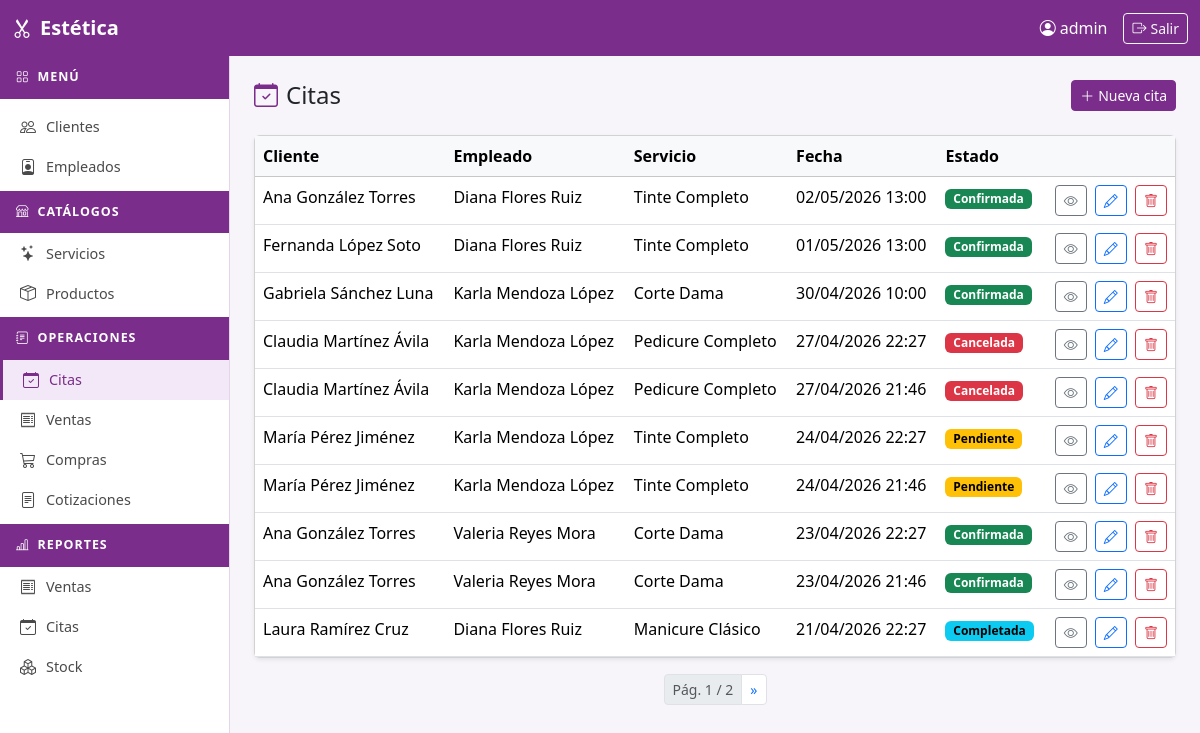
The page /operaciones/citas/ (signed in) on the database its author committed.
### apps/operaciones/models.py (models this page shows, shortened)
class Cita(models.Model):
    ESTADO_CHOICES = [
        ('pendiente', 'Pendiente'),
        ('confirmada', 'Confirmada'),
        ('completada', 'Completada'),
        ('cancelada', 'Cancelada'),
    ]
    cliente = models.ForeignKey(Cliente, on_delete=models.CASCADE, related_name='citas')
    empleado = models.ForeignKey(Empleado, on_delete=models.CASCADE, related_name='citas')
    servicio = models.ForeignKey(Servicio, on_delete=models.CASCADE, related_name='citas')
    fecha_inicio = models.DateTimeField()
    fecha_fin = models.DateTimeField()
    estado = models.CharField(max_length=20, choices=ESTADO_CHOICES, default='pendiente')
    activo = models.BooleanField(default=True)
    class Meta:
        verbose_name = 'Cita'
        verbose_name_plural = 'Citas'
        ordering = ['-fecha_inicio']

### apps/clientes/models.py (models this page shows)
class Cliente(models.Model):
    nombre = models.CharField(max_length=50)
    telefono = models.CharField(max_length=50)
    email = models.CharField(max_length=100, blank=True)
    fecha_registro = models.DateTimeField(auto_now_add=True)
    activo = models.BooleanField(default=True)
    class Meta:
        verbose_name = 'Cliente'
        verbose_name_plural = 'Clientes'
        ordering = ['nombre']
    def __str__(self):
        return self.nombre

### apps/empleados/models.py (models this page shows, shortened)
class Empleado(models.Model):
    ROL_CHOICES = [
        ('estilista', 'Estilista'),
        ('colorista', 'Colorista'),
        ('manicurista', 'Manicurista'),
        ('recepcionista', 'Recepcionista'),
        ('gerente', 'Gerente'),
    ]
    nombre = models.CharField(max_length=50)
    telefono = models.CharField(max_length=50)
    rol = models.CharField(max_length=50, choices=ROL_CHOICES)
    fecha_ingreso = models.DateField()
    activo = models.BooleanField(default=True)
    class Meta:
        verbose_name = 'Empleado'
        verbose_name_plural = 'Empleados'
        ordering = ['nombre']

### apps/servicios/models.py (models this page shows, shortened)
class Servicio(models.Model):
    CATEGORIA_CHOICES = [
        ('corte', 'Corte'),
        ('color', 'Color'),
        ('tratamiento', 'Tratamiento'),
        ('unas', 'Uñas'),
        ('maquillaje', 'Maquillaje'),
        ('otro', 'Otro'),
    ]
    nombre = models.CharField(max_length=50)
    categoria = models.CharField(max_length=50, choices=CATEGORIA_CHOICES)
    precio_base = models.DecimalField(max_digits=10, decimal_places=2)
    activo = models.BooleanField(default=True)
    class Meta:
        verbose_name = 'Servicio'
        verbose_name_plural = 'Servicios'
        ordering = ['categoria', 'nombre']

### apps/operaciones/views.py (the view)
# urls.py: path('citas/', views.cita_list, name='cita_list'),
@login_required
def cita_list(request):
    qs = Cita.objects.filter(activo=True).select_related('cliente', 'empleado', 'servicio')
    return render(request, 'operaciones/cita_list.html', {'citas': _paginate(qs, request)})

### apps/operaciones/views.py (called while the page is built)
def _paginate(queryset, request):
    paginator = Paginator(queryset, 10)
    page = request.GET.get('page')
    try:
        return paginator.page(page)
    except PageNotAnInteger:
        return paginator.page(1)
    except EmptyPage:
        return paginator.page(paginator.num_pages)

### templates/operaciones/cita_list.html (shortened to what this page needs)
{% extends "base.html" %}
{% block content %}
<div class="d-flex justify-content-between align-items-center mb-4">
  <h4 class="mb-0"><i class="bi bi-calendar-check me-2" style="color:#7b2d8b"></i>Citas</h4>
  <a href="{% url 'operaciones:cita_create' %}" class="btn btn-primary btn-sm"><i class="bi bi-plus-lg me-1"></i>Nueva cita</a>
</div>
<div class="card shadow-sm">
  <div class="card-body p-0">
    <table class="table table-hover mb-0">
      <thead class="table-light">
        <tr><th>Cliente</th><th>Empleado</th><th>Servicio</th><th>Fecha</th><th>Estado</th><th></th></tr>
      </thead>
      <tbody>
        {% for c in citas %}
        <tr>
          <td>{{ c.cliente }}</td>
          <td>{{ c.empleado.nombre }}</td>
          <td>{{ c.servicio.nombre }}</td>
          <td>{{ c.fecha_inicio|date:"d/m/Y H:i" }}</td>
          <td><span class="badge badge-{{ c.estado }}">{{ c.get_estado_display }}</span></td>
          <td class="text-end">
            <a href="{% url 'operaciones:cita_detail' c.pk %}" class="btn btn-sm btn-outline-secondary me-1"><i class="bi bi-eye"></i></a>
            <a href="{% url 'operaciones:cita_update' c.pk %}" class="btn btn-sm btn-outline-primary me-1"><i class="bi bi-pencil"></i></a>
            <a href="{% url 'operaciones:cita_delete' c.pk %}" class="btn btn-sm btn-outline-danger"><i class="bi bi-trash"></i></a>
          </td>
        </tr>
        {% empty %}
        <tr><td colspan="6" class="text-center text-muted py-4">Sin citas registradas.</td></tr>
        {% endfor %}
      </tbody>
    </table>
  </div>
</div>
{% if citas.has_other_pages %}
<nav class="mt-3">
  <ul class="pagination pagination-sm justify-content-center">
    <li class="page-item disabled"><a class="page-link">Pág. {{ citas.number }} / {{ citas.paginator.num_pages }}</a></li>
    {% if citas.has_next %}<li class="page-item"><a class="page-link" href="?page={{ citas.next_page_number }}">»</a></li>{% endif %}
  </ul>
</nav>
{% endif %}
{% endblock %}

### templates/base.html (shortened to what this page needs)
<!DOCTYPE html>
<html lang="es">
<head>
  <link rel="stylesheet" href="https://cdn.jsdelivr.net/npm/bootstrap@5.3.3/dist/css/bootstrap.min.css">
  <link rel="stylesheet" href="https://cdn.jsdelivr.net/npm/bootstrap-icons@1.11.3/font/bootstrap-icons.min.css">
</head>
<body>
<nav class="navbar navbar-estetica fixed-top">
  <div class="container-fluid">
    <a class="navbar-brand fw-bold fs-5" href="/">
      <i class="bi bi-scissors me-2"></i>Estética
    </a>
    {% if user.is_authenticated %}
    <div class="d-flex align-items-center gap-3">
      <span class="navbar-text">
        <i class="bi bi-person-circle me-1"></i>{{ user.get_full_name|default:user.username }}
      </span>
      <form method="post" action="/auth/logout/" class="m-0">
        <button type="submit" class="btn btn-sm btn-outline-light">
          <i class="bi bi-box-arrow-right me-1"></i>Salir
        </button>
      </form>
    </div>
    {% endif %}
  </div>
</nav>
{% if user.is_authenticated %}
<nav id="sidebar">
  <div class="sidebar-header"><i class="bi bi-grid me-2"></i>Menú</div>
  <ul class="nav flex-column py-2">
    <li class="nav-item">
      <a class="nav-link {% if request.resolver_match.app_name == 'clientes' %}active{% endif %}"
         href="{% url 'clientes:list' %}">
        <i class="bi bi-people"></i> Clientes
      </a>
    </li>
    <li class="nav-item">
      <a class="nav-link {% if request.resolver_match.app_name == 'empleados' %}active{% endif %}"
         href="{% url 'empleados:list' %}">
        <i class="bi bi-person-badge"></i> Empleados
      </a>
    </li>
    <div class="sidebar-header mt-1"><i class="bi bi-shop me-2"></i>Catálogos</div>
    <li class="nav-item">
      <a class="nav-link {% if 'servicio_list' in request.resolver_match.url_name %}active{% endif %}"
         href="{% url 'servicios:servicio_list' %}">
        <i class="bi bi-stars"></i> Servicios
      </a>
    </li>
    <li class="nav-item">
      <a class="nav-link {% if 'producto_list' in request.resolver_match.url_name %}active{% endif %}"
         href="{% url 'servicios:producto_list' %}">
        <i class="bi bi-box-seam"></i> Productos
      </a>
    </li>
    <div class="sidebar-header mt-1"><i class="bi bi-journal-text me-2"></i>Operaciones</div>
    <li class="nav-item">
      <a class="nav-link {% if 'cita' in request.resolver_match.url_name %}active{% endif %}"
         href="{% url 'operaciones:cita_list' %}">
        <i class="bi bi-calendar-check"></i> Citas
      </a>
    </li>
    <li class="nav-item">
      <a class="nav-link {% if 'venta' in request.resolver_match.url_name %}active{% endif %}"
         href="{% url 'operaciones:venta_list' %}">
        <i class="bi bi-receipt"></i> Ventas
      </a>
    </li>
    <li class="nav-item">
      <a class="nav-link {% if 'compra' in request.resolver_match.url_name %}active{% endif %}"
         href="{% url 'operaciones:compra_list' %}">
        <i class="bi bi-cart3"></i> Compras
      </a>
    </li>
    <li class="nav-item">
      <a class="nav-link {% if 'cotizacion' in request.resolver_match.url_name %}active{% endif %}"
         href="{% url 'operaciones:cotizacion_list' %}">
        <i class="bi bi-file-text"></i> Cotizaciones
      </a>
    </li>
    <div class="sidebar-header mt-1"><i class="bi bi-bar-chart-line me-2"></i>Reportes</div>
    <li class="nav-item">
      <a class="nav-link {% if request.resolver_match.url_name == 'reporte_ventas' %}active{% endif %}"
         href="{% url 'reporte_ventas' %}">
        <i class="bi bi-receipt"></i> Ventas
      </a>
    </li>
    <li class="nav-item">
      <a class="nav-link {% if request.resolver_match.url_name == 'reporte_citas' %}active{% endif %}"
         href="{% url 'reporte_citas' %}">
        <i class="bi bi-calendar-check"></i> Citas
      </a>
    </li>
    <li class="nav-item">
      <a class="nav-link {% if request.resolver_match.url_name == 'reporte_stock' %}active{% endif %}"
         href="{% url 'reporte_stock' %}">
        <i class="bi bi-boxes"></i> Stock
      </a>
    </li>
  </ul>
</nav>
{% endif %}
<main id="main-content">
  {% block content %}{% endblock %}
</main>
</body>
</html>

### templates/base.html (style rules this page uses)
:root { --color-primary: #7b2d8b; --color-primary-dark: #5e2069; --color-primary-light: #a94bb8; }
body { background-color: #f8f5fa; }
.navbar-estetica { background-color: var(--color-primary); }
.navbar-estetica .navbar-brand, .navbar-estetica .nav-link, .navbar-estetica .navbar-text { color: #fff !important; }
#sidebar { width: 230px; min-height: calc(100vh - 56px); background-color: #fff; border-right: 1px solid #e4d4ec; position: fixed; top: 56px; left: 0; overflow-y: auto; z-index: 100; }
#sidebar .sidebar-header { background-color: var(--color-primary); color: #fff; padding: 12px 16px; font-size: 0.78rem; text-transform: uppercase; letter-spacing: 0.08em; font-weight: 600; }
#sidebar .nav-link { color: #4a4a4a; padding: 8px 20px; font-size: 0.9rem; border-radius: 0; display: flex; align-items: center; gap: 10px; }
#sidebar .nav-link:hover, #sidebar .nav-link.active { background-color: #f3e8f7; color: var(--color-primary); border-left: 3px solid var(--color-primary); }
#sidebar .nav-link i { font-size: 1rem; }
#main-content { margin-left: 230px; margin-top: 56px; padding: 24px; min-height: calc(100vh - 56px); }
.btn-primary { background-color: var(--color-primary); border-color: var(--color-primary); }
.badge-pendiente { background-color: #ffc107; color: #000; }
.badge-confirmada { background-color: #198754; }
.badge-completada { background-color: #0dcaf0; color: #000; }
.badge-cancelada { background-color: #dc3545; }

### rows shown on the page
Cita: cliente "Ana González Torres", empleado.nombre "Diana Flores Ruiz", servicio.nombre "Tinte Completo", fecha_inicio "02/05/2026 13:00", estado "Confirmada"
Cita: cliente "Fernanda López Soto", empleado.nombre "Diana Flores Ruiz", servicio.nombre "Tinte Completo", fecha_inicio "01/05/2026 13:00", estado "Confirmada"
Cita: cliente "Gabriela Sánchez Luna", empleado.nombre "Karla Mendoza López", servicio.nombre "Corte Dama", fecha_inicio "30/04/2026 10:00", estado "Confirmada"
Cita: cliente "Claudia Martínez Ávila", empleado.nombre "Karla Mendoza López", servicio.nombre "Pedicure Completo", fecha_inicio "27/04/2026 22:27", estado "Cancelada"
Cita: cliente "Claudia Martínez Ávila", empleado.nombre "Karla Mendoza López", servicio.nombre "Pedicure Completo", fecha_inicio "27/04/2026 21:46", estado "Cancelada"
Cita: cliente "María Pérez Jiménez", empleado.nombre "Karla Mendoza López", servicio.nombre "Tinte Completo", fecha_inicio "24/04/2026 22:27", estado "Pendiente"
Cita: cliente "María Pérez Jiménez", empleado.nombre "Karla Mendoza López", servicio.nombre "Tinte Completo", fecha_inicio "24/04/2026 21:46", estado "Pendiente"
Cita: cliente "Ana González Torres", empleado.nombre "Valeria Reyes Mora", servicio.nombre "Corte Dama", fecha_inicio "23/04/2026 22:27", estado "Confirmada"
Cita: cliente "Ana González Torres", empleado.nombre "Valeria Reyes Mora", servicio.nombre "Corte Dama", fecha_inicio "23/04/2026 21:46", estado "Confirmada"
Cita: cliente "Laura Ramírez Cruz", empleado.nombre "Diana Flores Ruiz", servicio.nombre "Manicure Clásico", fecha_inicio "21/04/2026 22:27", estado "Completada"

### other values the page prints
{{ user.get_full_name|default:user.username }} "admin"
{{ citas.number }} "1"
{{ citas.paginator.num_pages }} "2"
